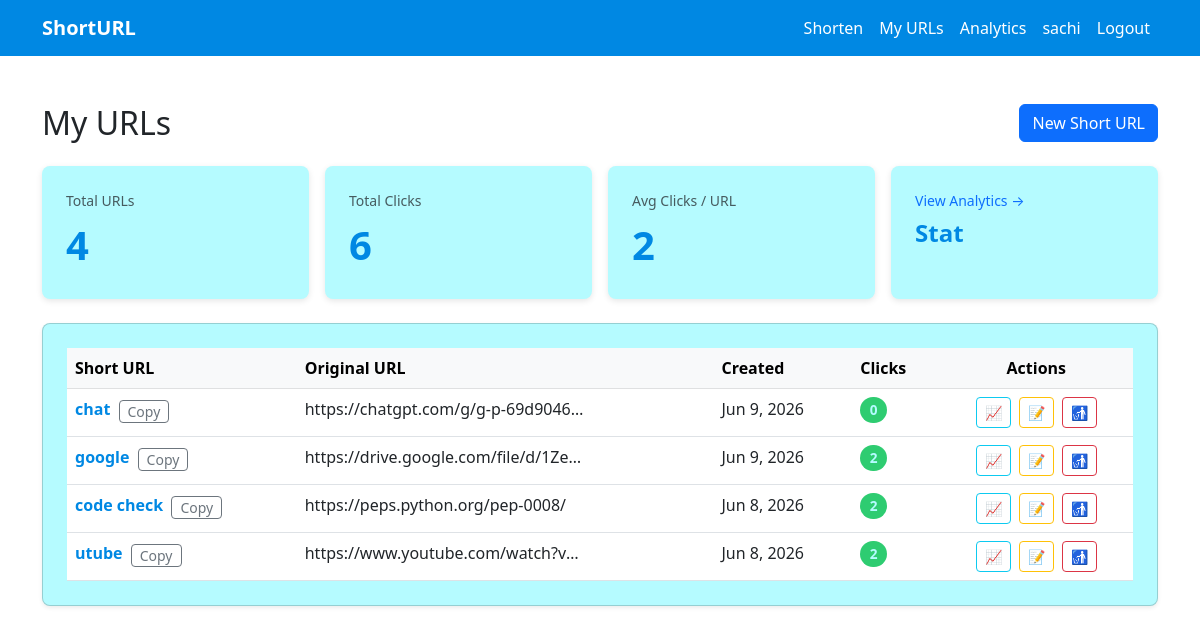
Page /dashboard/ (signed in) on the committed database.
### accounts/models.py (models this page shows, shortened)
class User(AbstractUser):
    email = models.EmailField(unique=True)
    created_at = models.DateTimeField(auto_now_add=True)
    updated_at = models.DateTimeField(auto_now=True)

### shortener/models.py (models this page shows, shortened)
class URL(models.Model):
    original_url = models.URLField(max_length=2000)
    short_code = models.CharField(max_length=15, unique=True, db_index=True)
    custom_code = models.BooleanField(default=False)
    click_count = models.PositiveIntegerField(default=0)
    created_at = models.DateTimeField(auto_now_add=True)
    updated_at = models.DateTimeField(auto_now=True)
    user = models.ForeignKey(
        settings.AUTH_USER_MODEL,
        on_delete=models.CASCADE,
        related_name="urls",
        null=True,
        blank=True,
    )
    class Meta:
        ordering = ["-created_at"]

### shortener/views.py (the view)
# urls.py: path("dashboard/", views.dashboard, name="dashboard"),
@login_required
def dashboard(request):
    url_list = request.user.urls.all()
    total_clicks = url_list.aggregate(total=Sum("click_count"))["total"] or 0
    total_urls = url_list.count()
    paginator = Paginator(url_list, 10)
    page_number = request.GET.get("page")
    urls = paginator.get_page(page_number)
    return render(
        request,
        "shortener/dashboard.html",
        {"urls": urls, "total_clicks": total_clicks, "total_urls": total_urls},
    )

### shortener/templates/shortener/dashboard.html (shortened to what this page needs)
{% extends "shortener/base.html" %}
{% block content %}
<div class="d-flex justify-content-between align-items-center mb-4">
  <h1 class="h2 mb-0">My URLs</h1>
  <a href="{% url 'create_url' %}" class="btn btn-primary">
    New Short URL
  </a>
</div>
<div class="row g-3 mb-4">
  <div class="col-6 col-md-3">
    <div class="stat-card">
      <p class="text-muted mb-1 small">Total URLs</p>
      <p class="stat-number">{{ total_urls }}</p>
    </div>
  </div>
  <div class="col-6 col-md-3">
    <div class="stat-card">
      <p class="text-muted mb-1 small">Total Clicks</p>
      <p class="stat-number">{{ total_clicks }}</p>
    </div>
  </div>
  <div class="col-6 col-md-3">
    <div class="stat-card">
      <p class="text-muted mb-1 small">Avg Clicks / URL</p>
      <p class="stat-number">
        {% if total_urls > 0 %}
          {% widthratio total_clicks total_urls 1 %}
        {% else %}
          0
        {% endif %}
      </p>
    </div>
  </div>
  <div class="col-6 col-md-3">
    <div class="stat-card">
      <p class="text-muted mb-1 small">
        <a href="{% url 'analytics' %}" class="text-decoration-none">View Analytics →</a>
      </p>
      <p class="stat-number" style="font-size:1.5rem;">Stat</p>
    </div>
  </div>
</div>
<div class="card shadow-sm desktop-table stat-card">
  <div class="table-responsive">
    <table class="table table-hover mb-0">
      <thead class="table-light">
        <tr>
          <th>Short URL</th>
          <th>Original URL</th>
          <th>Created</th>
          <th>Clicks</th>
          <th class="text-center">Actions</th>
        </tr>
      </thead>
      <tbody>
        {% for url in urls %}
        <tr class="url-row">
          <td style="white-space: nowrap;">
            <a href="/{{ url.short_code }}" target="_blank" class="short-url-link">
              {{ url.short_code }}
            </a>
            <button class="btn btn-sm btn-outline-secondary ms-1 py-0"
                    onclick="copyUrl('{{ request.scheme }}://{{ request.get_host }}/{{ url.short_code }}', this)">
              Copy
            </button>
          </td>
          <td>
            <span class="text-truncate d-inline-block" style="max-width:280px;"
                  title="{{ url.original_url }}">
              {{ url.original_url }}
            </span>
          </td>
          <td>{{ url.created_at|date:"M j, Y" }}</td>
          <td><span class="click-badge">{{ url.click_count }}</span></td>
          <td class="text-center" style="white-space:nowrap;">
            <a href="{% url 'url_detail_analytics' url.short_code %}"
               class="btn btn-sm btn-outline-info me-1" title="Analytics">📈</a>
            <a href="{% url 'edit_url' url.short_code %}"
               class="btn btn-sm btn-outline-warning me-1" title="Edit">📝</a>
            <a href="{% url 'delete_url' url.short_code %}"
               class="btn btn-sm btn-outline-danger" title="Delete">🚮</a>
          </td>
        </tr>
        {% endfor %}
      </tbody>
    </table>
  </div>
</div>
{% endblock %}

### shortener/templates/shortener/base.html (shortened to what this page needs)
<!DOCTYPE html>
<html lang="en">
<head>
    <link href="https://cdn.jsdelivr.net/npm/bootstrap@5.3.0/dist/css/bootstrap.min.css" rel="stylesheet">
</head>
<body>
<nav class="navbar navbar-expand-lg">
    <div class="container">
        <a class="navbar-brand fw-bold" href="{% url 'home' %}"> ShortURL</a>
        <div class="collapse navbar-collapse" id="navbarNav">
            <ul class="navbar-nav ms-auto align-items-lg-center">
                {% if user.is_authenticated %}
                    <li class="nav-item">
                        <a class="nav-link" href="{% url 'create_url' %}">Shorten</a>
                    </li>
                    <li class="nav-item">
                        <a class="nav-link" href="{% url 'dashboard' %}">My URLs</a>
                    </li>
                    <li class="nav-item">
                        <a class="nav-link" href="{% url 'analytics' %}">Analytics</a>
                    </li>
                    <li class="nav-item">
                        <span class="nav-link text-white-50">{{ user.username }}</span>
                    </li>
                    <li class="nav-item">
                        <a class="nav-link" href="{% url 'logout' %}">Logout</a>
                    </li>
                {% endif %}
            </ul>
        </div>
    </div>
</nav>
<main>
    <div class="container">
        {% block content %}
        {% endblock %}
    </div>
</main>
</body>
</html>

### shortener/templates/shortener/base.html (style rules this page uses)
:root { --primary: #0088e3; --success: #2ecc71; --danger: #fa7d6f; }
body { min-height: 100vh; display: flex; flex-direction: column; }
main { flex: 1; padding: 2rem 0; }
.navbar { background-color: var(--primary); }
.navbar-brand, .nav-link { color: #ffffff !important; }
.stat-card { background: #b5fbff; border-radius: 8px; padding: 1.5rem; box-shadow: 0 2px 6px rgba(0,0,0,.1); height: 100%; }
.stat-number { font-size: 2.5rem; font-weight: 700; color: var(--primary); margin: 0; }
.click-badge { background: var(--success); color: #b5fbff; padding: .2rem .6rem; border-radius: 20px; font-weight: 600; font-size: .85rem; }

### shortener/templates/shortener/dashboard.html (style rules this page uses)
.short-url-link { font-weight: 600; color: var(--primary); text-decoration: none; }

### rows in the picture
User: username "sachi"
URL: short_code "chat", original_url "https://chatgpt.com/g/g-p-69d9046…", created_at "Jun 9, 2026", click_count "0"
URL: short_code "google", original_url "https://drive.google.com/file/d/1Ze…", created_at "Jun 9, 2026", click_count "2"
URL: short_code "code check", original_url "https://peps.python.org/pep-0008/", created_at "Jun 8, 2026", click_count "2"
URL: short_code "utube", original_url "https://www.youtube.com/watch?v…", created_at "Jun 8, 2026", click_count "2"

### other values in the picture
{{ total_urls }} "4"
{{ total_clicks }} "6"
